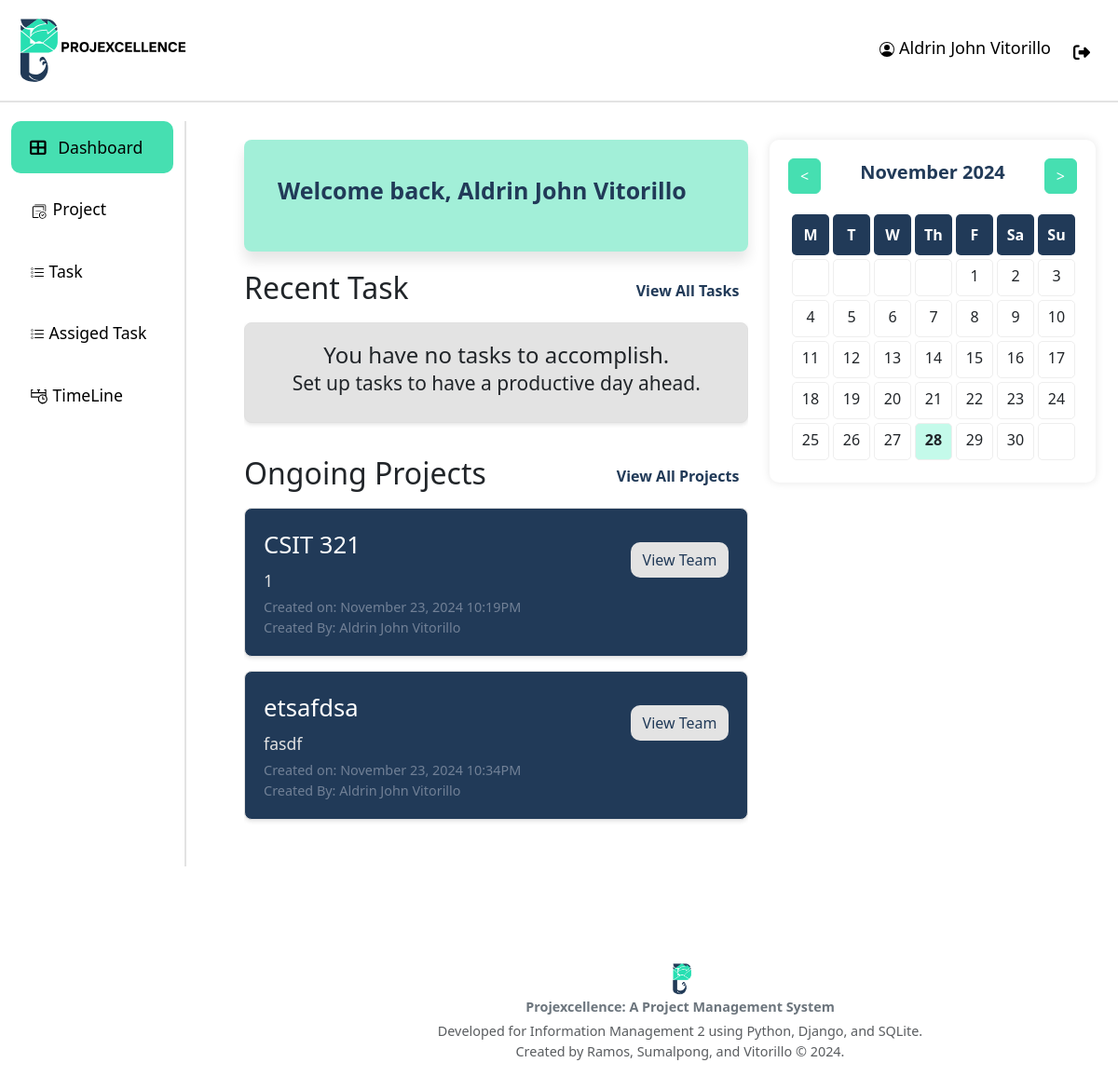
The app's page /dashboard/ (signed in), older data.
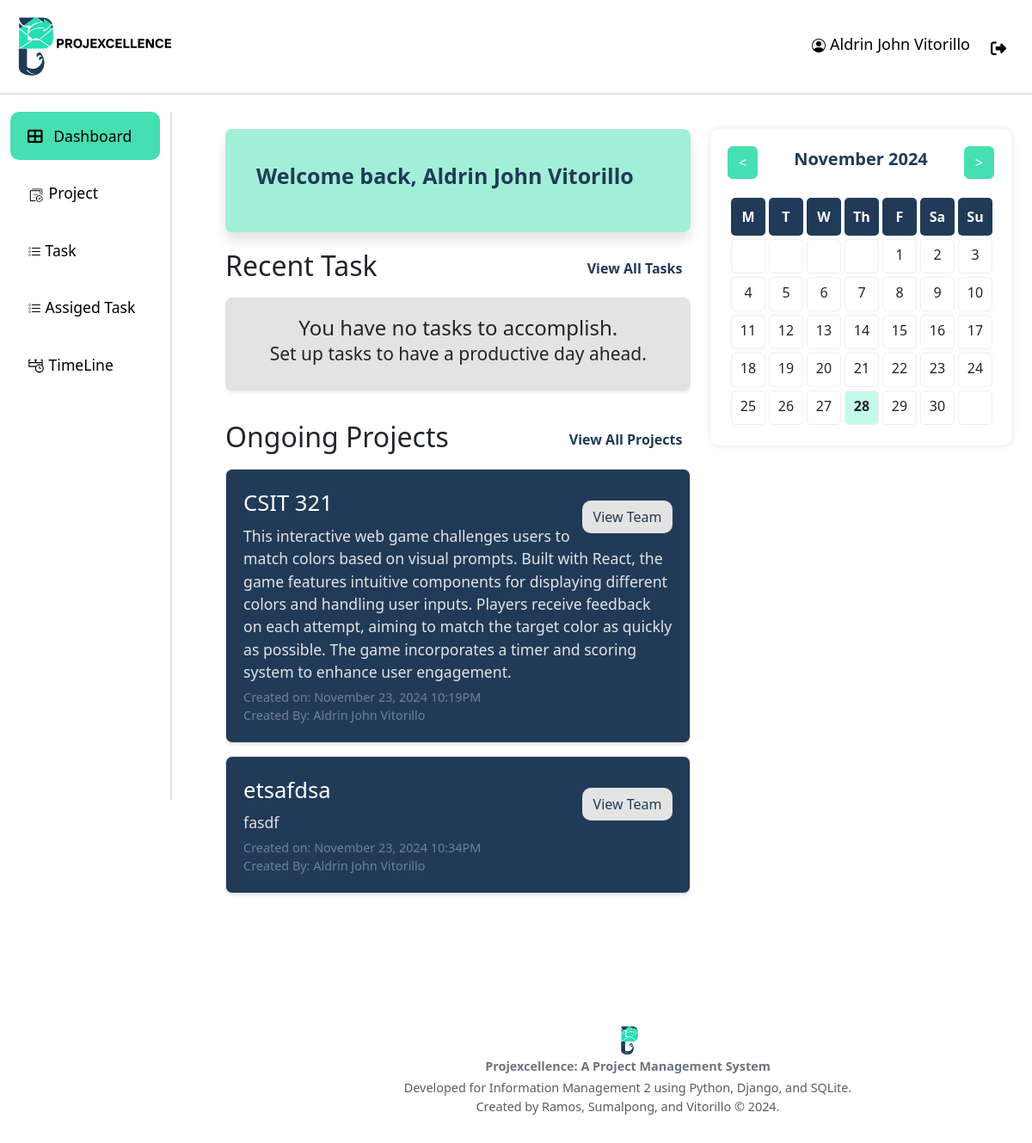
The same page, newer data.
### api/models.py (models this page shows, shortened)
class Project(models.Model):
    project_name = models.CharField(max_length=50)
    description = models.TextField()
    created_by = models.ForeignKey(User, on_delete=models.CASCADE)
    date_created = models.DateTimeField(auto_now_add=True)

class User(AbstractUser):
    ROLE_CHOICES = [
        ("ADMIN", "Admin"),
        ("PM", "projectmanger"),
        ("MEMBER", "member"),
    ]
    STATUS_CHOICES = [
        ("APPROVED", "Approved"),
        ("REJECTED", "Rejected"),
        ("PENDING", "Pending"),
    ]
    username = None  # Remove the username field entirely
    email = models.EmailField(_("email address"), unique=True)
    phone_regex = RegexValidator(
        regex=r"^\+?1?\d{9,15}$",
        message="Phone number must be entered in the format: '+999999999'. Up to 15 digits allowed.",
    )
    phone_number = models.CharField(validators=[phone_regex], max_length=17, blank=True)
    role = models.CharField(max_length=10, choices=ROLE_CHOICES, default="EMPLOYEE")
    date_of_hire = models.DateField(blank=True, null=True)
    profile_path = models.ImageField(null=True, blank=True,upload_to='profile/' )
    status = models.CharField(max_length=20, choices=STATUS_CHOICES, default="PENDING")
    groups = models.ManyToManyField(
        "auth.Group",
        verbose_name=_("groups"),
        blank=True,
        related_name="custom_user_set",
        related_query_name="custom_user",
    )
    user_permissions = models.ManyToManyField(
        "auth.Permission",
        verbose_name=_("user permissions"),
        blank=True,
        related_name="custom_user_set",
        related_query_name="custom_user",
    )
    objects = UserManager()
    USERNAME_FIELD = "email"
    REQUIRED_FIELDS = ["first_name", "last_name", "date_of_hire", "password"]

### api/views.py (the view)
# urls.py: path("dashboard/", views.dashboard_view, name="dashboard"),
@login_required
def dashboard_view(request):
    projects = Project.objects.filter(models.Q(created_by=request.user) | models.Q(teammembership__user=request.user)).distinct()
    tasks = Task.objects.filter(assigned_to=request.user)
    paginator = Paginator(tasks, 2)
    page_number = request.GET.get('page')
    page_obj_task = paginator.get_page(page_number)
    paginator = Paginator(projects, 2)
    page_number = request.GET.get('page')
    page_obj_projects = paginator.get_page(page_number)
    tasks = Task.objects.filter(assigned_to=request.user).order_by("due_date")
    print(f"Number of tasks found: {tasks.count()}")  # Debug print
    current_date = datetime.now(local_timezone)
    year = int(request.GET.get('year', current_date.year))
    month = int(request.GET.get('month', current_date.month))
    current_day = current_date.day
    current_month = current_date.month
    cal = Calendar(firstweekday=0)
    calendar_data = []
    month_days = cal.monthdays2calendar(year, month)
    for week in month_days:
        processed_week = []
        for day, weekday in week:
            if day == 0:
                if len(processed_week) == 0:
                    processed_week.append((day, 'prev-month'))
                else:
                    processed_week.append((day, 'next-month'))
            else:
                processed_week.append((day, 'current-month'))
        calendar_data.append(processed_week)
    tasks_by_date = {}
    for task in tasks:
        if task.status != 'Done':
            date_key = (task.due_date + timedelta(days=1)).strftime('%Y-%m-%d') if task.due_date else 'No Due Date'
            if date_key not in tasks_by_date:
                tasks_by_date[date_key] = []
            tasks_by_date[date_key].append(task)
    for date_key, task_list in tasks_by_date.items():
        print(f"Date: {date_key}, Tasks: {[task.task_name for task in task_list]}")
    context = {
        "projects": page_obj_projects,
        "tasks":page_obj_task,
        'year': year,
        'month': month,
        'month_name': month_name[month],
        'current_day': current_day,
        'current_month': current_month,
        'calendar_data': calendar_data,
        'tasks_by_date': tasks_by_date,
    }
    return render(request, 'dashboard.html', context)

### api/templatetags/custom_filters.py (called while the page is built)
@register.filter
def get_item(dictionary, key):
    return dictionary.get(key)

### api/templates/dashboard.html (shortened to what the changed rows need)
{% extends "base.html" %}
{% load static %}
{% block extra_css %}
{% load crispy_forms_tags %}
{% load custom_filters %}
{% endblock extra_css %}
{% block content %}
    <div class="page_Container">
        <div class="dashboard">
            <div class="task-lists">
                    <div class="rt-header">
                        <h2>Recent Task</h2>
                    </div>
            </div>
            <div class="project-lists">
                <div class="rt-header">
                    <th><h2>Ongoing Projects</h2></th>
                </div>
                <div id="projects-list">
                    {% for project in projects %}
                    <div class="project-item">
                        <div class="project-actions ml-10">
                            <a href="{% url 'team_list' project.id %}" class="btn View-Members mt-3">View Team</a>
                        </div>
                        <div>
                            <div class="project-title">{{ project.project_name }}</div>
                            <div class="project-description">{{ project.description }}</div>
                            <div class="project-due-date">Created on: {{ project.date_created|date:"F j, Y g:iA" }}</div>
                            <div class="project-due-date">Created By: {{ project.created_by.first_name}} {{ project.created_by.last_name}}</div>
                        </div>
                    </div>
                     {% empty %}
                    <div class="project-item">
                        <h4 class="text-center-project">No projects found.<br/><small>Create a project to get started.</small></h4>
                    </div>
                    {% endfor %}
                </div>
            </div>
        </div>
        <div class="side-calendar">
            <div class="calendar">
                <div class="calendar-header">
                    <h2 style="font-size: 20px; color:#213A58; font-weight: bold;">{{ month_name }} {{ year }} </h2>
                </div>
        </div>
    </div>
{% endblock  %}

Row changes from the older to the newer data that the page shows:
changed Project "CSIT 321": description "1" → "This interactive web game challenges users to match colors based on visual prompts. Built with React, the game features intuitive components for displaying different colors and handling user inputs. Players receive feedback on each attempt, aiming to match the target color as quickly as possible. The game incorporates a timer and scoring system to enhance user engagement."
